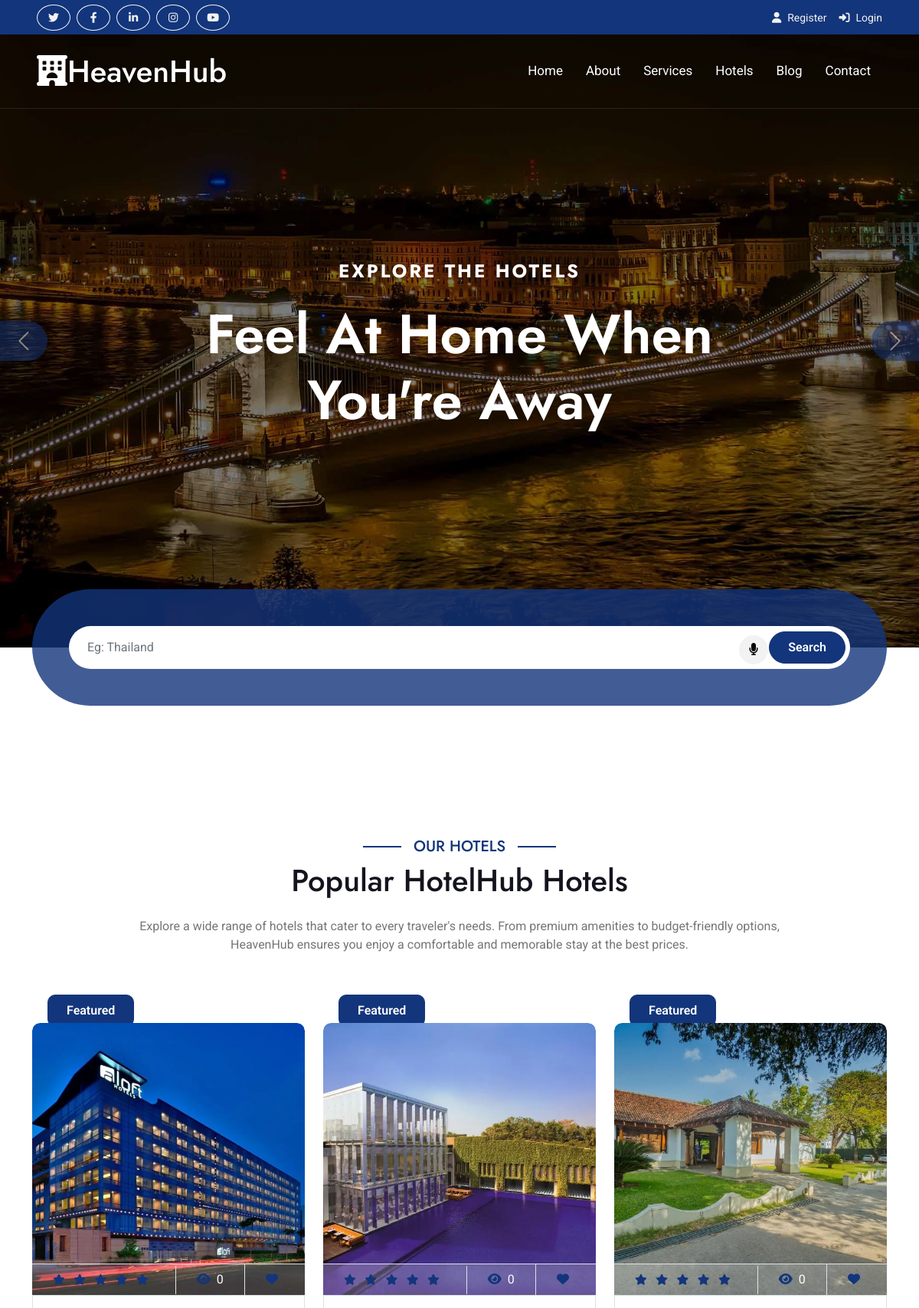
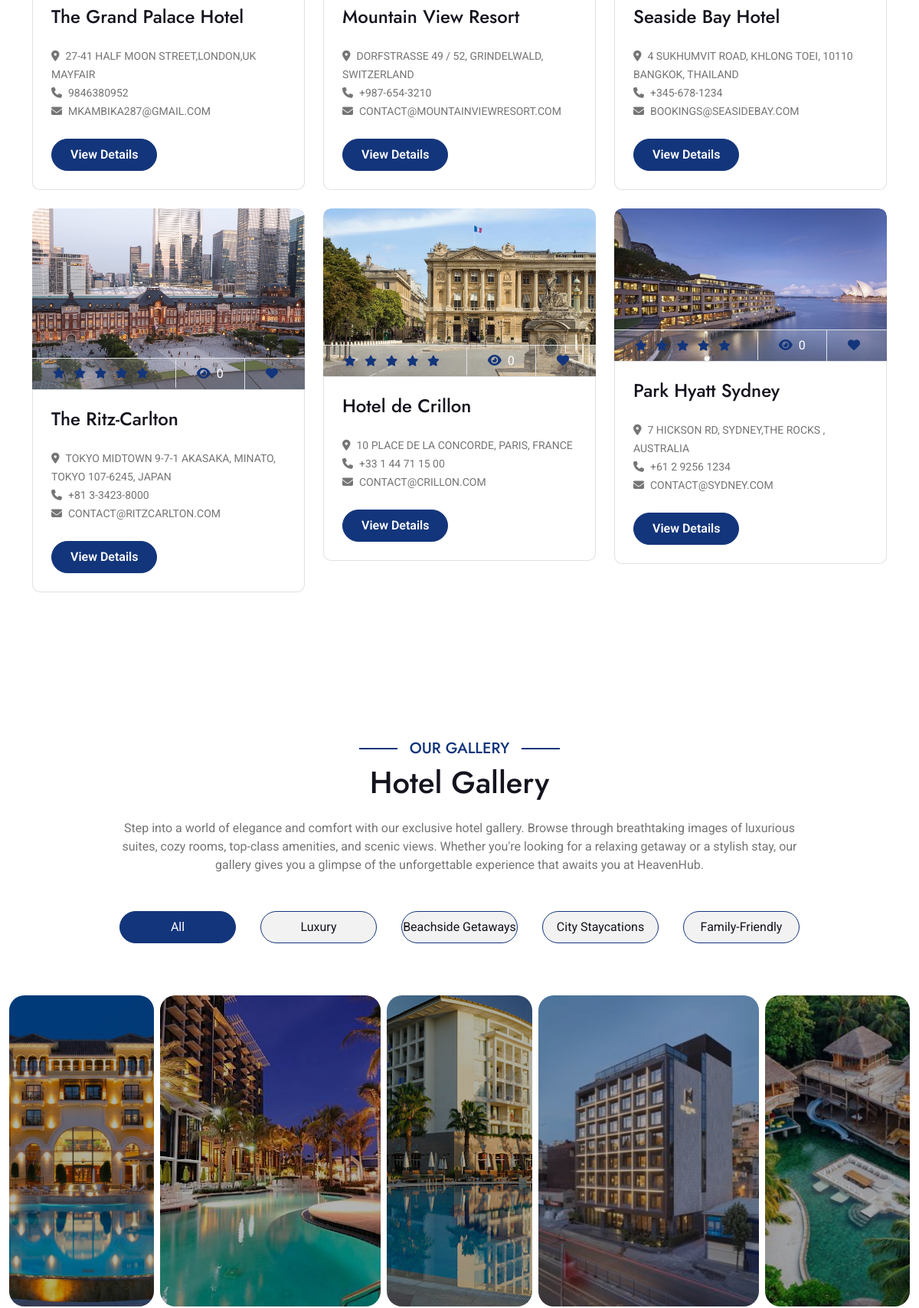
The page / (upper part) on the database its author committed (2 pictures, top to bottom).
### hotel/models.py (models this page shows, shortened)
class Hotel(models.Model):
    user = models.ForeignKey(User, on_delete=models.SET_NULL, null=True)
    name=models.CharField(max_length=100)
    description=CKEditor5Field(null=True,blank=True,config_name='extends')
    image=models.FileField(upload_to="hotel_gallery")
    address=models.CharField(max_length=200)
    mobile=models.CharField(max_length=200)
    email=models.EmailField(max_length=100)
    status=models.CharField(max_length=20,choices=HOTEL_STATUS,default="Live")
    tags=TaggableManager(blank=True)
    views=models.IntegerField(default=0)
    featured=models.BooleanField(default=False)
    hid=ShortUUIDField(unique=True,length=10,max_length=20,alphabet='abcdefghijklmnopqrstuvwxyz')
    slug=models.SlugField(unique=True)
    date=models.DateTimeField(auto_now_add=True)
    def hotel_gallery(self):
        return HotelGallery.objects.filter(hotel=self)

### hotel/views.py (the view)
# urls.py: path("",views.index,name="index"),
def index(request):
    hotels=Hotel.objects.filter(status="Live")
    context={
        'hotels':hotels
    }
    return render(request,"hotel/hotel.html",context)

### templates/hotel/hotel.html (shortened to what this page needs)
{% extends 'partials/base.html' %}
{% load static %}
{% block content %}
            <div class="carousel-header">
                <div id="carouselId" class="carousel slide" data-bs-ride="carousel">
                    <ol class="carousel-indicators">
                    </ol>
                    <div class="carousel-inner" role="listbox">
                        <div class="carousel-item active">
                            <img src="{% static 'img/header-slider-1.jpg' %}" class="img-fluid" alt="Image">
                            <div class="carousel-caption">
                                <div class="p-3" style="max-width: 900px;">
                                    <h4 class="text-white text-uppercase fw-bold mb-4" style="letter-spacing: 3px;">Explore The Hotels</h4>
                                    <h1 class="display-2 text-capitalize text-white mb-4">Feel at Home When You're Away</h1>
                                </div>
                            </div>
                        </div>
                    </div>
                    <button class="carousel-control-prev" type="button" data-bs-target="#carouselId" data-bs-slide="prev">
                        <span class="carousel-control-prev-icon btn bg-primary" aria-hidden="false"></span>
                    </button>
                    <button class="carousel-control-next" type="button" data-bs-target="#carouselId" data-bs-slide="next">
                        <span class="carousel-control-next-icon btn bg-primary" aria-hidden="false"></span>
                    </button>
                </div>
            </div>
        <div class="container-fluid search-bar position-relative" style="top: -50%; transform: translateY(-50%);">
            <div class="container">
                <form method="get" action="{% url 'hotel:search_hotels' %}">
                    <div class="position-relative rounded-pill w-100 mx-auto p-5" style="background: rgba(19, 53, 123, 0.8);" >
                        <input class="form-control border-0 rounded-pill w-100 py-3 ps-4 pe-5"
                               type="text" id="searchQuery" name="query" placeholder="Eg: Thailand">
                        <button type="submit" class="btn btn-primary rounded-pill py-2 px-4 position-absolute me-2"
                                style="top: 50%; right: 46px; transform: translateY(-50%);">Search</button>
                        <button type="button" class="btn btn-light rounded-circle position-absolute" style="position: relative; top:60px;right:155px;"
                                style="top: 50%; right: 120px; transform: translateY(-50%);"
                                onclick="startVoiceSearch()">
                            <i class="fa fa-microphone"></i>
                        </button>
                    </div>
                </form>
            </div>
        </div>
         <div class="container-fluid blog py-5">
            <div class="container py-5">
                <div class="mx-auto text-center mb-5" style="max-width: 900px;">
                    <h5 class="section-title px-3">Our Hotels</h5>
                    <h1 class="mb-4">Popular HotelHub Hotels</h1>
                    <p class="mb-0">Explore a wide range of hotels that cater to every traveler's needs. From premium amenities to budget-friendly options, HeavenHub ensures you enjoy a comfortable and memorable stay at the best prices.
                </div>
                <div class="row g-4 justify-content-center">
                    {% for hotel in hotels %}
                    <div class="col-lg-4 col-md-6">
                        <div class="blog-item">
                            {% if hotel.featured == True %}
                               <div class="btn btn-primary feature py-2 px-4" style="position: relative; top:5px; left:20px">Featured</div>
                            {% endif %}
                            <div class="blog-img">
                                <div class="blog-img-inner">
                                    <img class="img-fluid w-100 rounded-top" src="{{hotel.image.url}}" alt="Image">
                                </div>
                                <div class="blog-info d-flex align-items-center border border-start-0 border-end-0">
                                    <small class="flex-fill text-center border-end py-2">
                                        <i class="fa fa-star text-primary me-2"></i>
                                        <i class="fa fa-star text-primary me-2"></i>
                                        <i class="fa fa-star text-primary me-2"></i>
                                        <i class="fa fa-star text-primary me-2"></i>
                                        <i class="fa fa-star text-primary me-2"></i>
                                    </small>
                                    <a href="#" class="btn-hover flex-fill text-center text-white border-end py-2"><i class="fa fa-eye text-primary me-2"></i>{{hotel.views}}</a>
                                    <a href="#" class="btn-hover flex-fill text-center text-white py-2"><i class="fa fa-heart text-primary me-2"></i></a>
                                </div>
                            </div>
                            <div class="blog-content border border-top-0 rounded-bottom p-4">
                                <a href="#" class="h4">{{hotel.name}}</a><br><br>
                                <small class="text-uppercase"><i class="fa fa-map-marker-alt me-2"></i>{{hotel.address}}</small><br>
                                <small class="text-uppercase"><i class="fa fa-phone me-2"></i>{{hotel.mobile}}</small><br>
                                <small class="text-uppercase"><i class="fa fa-envelope me-2"></i>{{ hotel.email|lower }}</small><br><br>
                                <a href="{% url 'hotel:hotel_detail' hotel.slug %}" class="btn btn-primary rounded-pill py-2 px-4">View Details</a>
                            </div>
                        </div>
                    </div>
                    {% endfor %}
                </div>
            </div>
        </div>
        <div class="container-fluid gallery py-5 my-5">
            <div class="mx-auto text-center mb-5" style="max-width: 900px;">
                <h5 class="section-title px-3">Our Gallery</h5>
                <h1 class="mb-4">Hotel Gallery</h1>
                <p class="mb-0">Step into a world of elegance and comfort with our exclusive hotel gallery. Browse through breathtaking images of luxurious suites, cozy rooms, top-class amenities, and scenic views. Whether you're looking for a relaxing getaway or a stylish stay, our gallery gives you a glimpse of the unforgettable experience that awaits you at HeavenHub.
                </p>
            </div>
            <div class="tab-class text-center">
                <ul class="nav nav-pills d-inline-flex justify-content-center mb-5">
                    <li class="nav-item">
                        <a class="d-flex mx-3 py-2 border border-primary bg-light rounded-pill active" data-bs-toggle="pill" href="#GalleryTab-1">
                            <span class="text-dark" style="width: 150px;">All</span>
                        </a>
                    </li>
                    <li class="nav-item">
                        <a class="d-flex py-2 mx-3 border border-primary bg-light rounded-pill" data-bs-toggle="pill" href="#GalleryTab-2">
                            <span class="text-dark" style="width: 150px;">Luxury</span>
                        </a>
                    </li>
                    <li class="nav-item">
                        <a class="d-flex mx-3 py-2 border border-primary bg-light rounded-pill" data-bs-toggle="pill" href="#GalleryTab-3">
                            <span class="text-dark" style="width: 150px;">Beachside Getaways </span>
                        </a>
                    </li>
                    <li class="nav-item">
                        <a class="d-flex mx-3 py-2 border border-primary bg-light rounded-pill" data-bs-toggle="pill" href="#GalleryTab-4">
                            <span class="text-dark" style="width: 150px;">City Staycations</span>
                        </a>
                    </li>
                    <li class="nav-item">
                        <a class="d-flex mx-3 py-2 border border-primary bg-light rounded-pill" data-bs-toggle="pill" href="#GalleryTab-5">
                            <span class="text-dark" style="width: 150px;">Family-Friendly</span>
                        </a>
                    </li>
                </ul>
                <div class="tab-content">
                    <div id="GalleryTab-1" class="tab-pane fade show p-0 active">
                        <div class="row g-2">
                            <div class="col-sm-6 col-md-6 col-lg-4 col-xl-2">
                                <div class="gallery-item h-100">
                                    <img src="{% static 'img/hotel_1.jpg' %}" class="img-fluid w-100 h-100 rounded" alt="Image">
                                    <div class="gallery-content">
                                    </div>
                                </div>
                            </div>
                            <div class="col-sm-6 col-md-6 col-lg-4 col-xl-3">
                                <div class="gallery-item h-100">
                                    <img src="{% static 'img/hotel_2.jpg' %}" class="img-fluid w-100 h-100 rounded" alt="Image">
                                    <div class="gallery-content">
                                    </div>
                                </div>
                            </div>
                            <div class="col-sm-6 col-md-6 col-lg-4 col-xl-2">
                                <div class="gallery-item h-100">
                                    <img src="{% static 'img/hotel_3.jpg' %}" class="img-fluid w-100 h-100 rounded" alt="Image">
                                    <div class="gallery-content">
                                    </div>
                                </div>
                            </div>
                            <div class="col-sm-6 col-md-6 col-lg-4 col-xl-3">
                                <div class="gallery-item h-100">
                                    <img src="{% static 'img/hotel_4.jpg' %}" class="img-fluid w-100 h-100 rounded" alt="Image">
                                    <div class="gallery-content">
                                    </div>
                                </div>
                            </div>
                            <div class="col-sm-6 col-md-6 col-lg-4 col-xl-2">
                                <div class="gallery-item h-100">
                                    <img src="{% static 'img/hotel_5.jpg' %}" class="img-fluid w-100 h-100 rounded" alt="Image">
                                    <div class="gallery-content">
                                    </div>
                                </div>
                            </div>
                        </div>
                    </div>
                </div>
            </div>
        </div>
        {% endblock content %}

### static/css/style.css (style rules this page uses)
.btn { font-weight: 600; transition: .5s; }
.btn.btn-primary { box-shadow: inset 0 0 0 0 var(--bs-primary); }
.btn.btn-light { box-shadow: inset 0 0 0 0 var(--bs-primary); }
.btn-hover { transition: 0.5s; }
.section-title { position: relative; display: inline-block; text-transform: uppercase; color: var(--bs-primary); }
.section-title::before { content: ""; width: 50px; position: absolute; top: 50%; right: 0; transform: translateY(-50%); margin-right: -50px; border: 1px solid var(--bs-primary) !important; }
.section-title::after { content: ""; width: 50px; position: absolute; top: 50%; left: 0; transform: translateY(-50%); margin-left: -50px; border: 1px solid var(--bs-primary) !important; }
.carousel-header .carousel-control-prev, .carousel-header .carousel-control-next { background: transparent; }
.carousel-header .carousel-control-prev .carousel-control-prev-icon { position: absolute; top: 50%; left: 0; transform: translateY(-50%); padding: 25px 30px; border-top-left-radius: 0; border-top-right-radius: 50px; border-bottom-left-radius: 0; border-bottom-right-radius: 50px; background-size: 60% 60%; }
.carousel-header .carousel-control-next .carousel-control-next-icon { position: absolute; top: 50%; right: 0; transform: translateY(-50%); padding: 25px 30px; border-top-left-radius: 50px; border-top-right-radius: 0; border-bottom-left-radius: 50px; border-bottom-right-radius: 0; background-size: 60% 60%; }
.carousel-header .carousel-inner .carousel-item { position: relative; min-height: 100vh }
.carousel-header .carousel-inner .carousel-item img { position: absolute; width: 100%; height: 100%; object-fit: cover; }
.carousel-header .carousel-inner .carousel-item .carousel-caption { position: absolute; width: 100%; height: 100%; top: 0; left: 0; padding-top: 60px; display: flex; align-items: center; justify-content: center; text-align: center; background: linear-gradient(rgba(0, 0, 0, .5), rgba(0, 0, 0, 0.5)); background-size: cover; }
.gallery .gallery-item { position: relative; overflow: hidden; border-radius: 20px; }
.gallery .gallery-item img { min-height: 300px; object-fit: cover; }
.gallery .gallery-item .gallery-content { position: absolute; width: 100%; height: 100%; bottom: 0; left: 0; padding: 15px; background: rgba(0, 0, 0, 0.3); border-radius: 10px; display: flex; flex-direction: column; justify-content: end; transition: 0.5s; }
.gallery .gallery-item img { transition: 0.5s; }
.gallery .tab-class .nav-item { padding: 0 0 20px 0; }
.gallery .tab-class .nav-item a.active { background: var(--bs-primary) !important; }
.gallery .tab-class .nav-item a.active span { color: var(--bs-white) !important; }
.blog .blog-item .blog-img { position: relative; }
.blog .blog-item .blog-img .blog-info { position: absolute; width: 100%; left: 0; bottom: 0; display: flex; background: rgba(255, 255, 255, .2); color: var(--bs-white); }
.blog .blog-item .blog-img .blog-img-inner { position: relative; border-top-right-radius: 10px; border-top-left-radius: 10px; }
.blog .blog-item .blog-img .blog-img-inner { overflow: hidden; }
.blog .blog-item .blog-img .blog-img-inner img { transition: 0.5s; }

### rows shown on the page
Hotel: featured "Featured", image (picture), views "0", name "The Grand Palace Hotel", address "27-41 HALF MOON STREET,LONDON,UK MAYFAIR", mobile "9846380952", email "MKAMBIKA287@GMAIL.COM"
Hotel: featured "Featured", image (picture), views "0", name "Mountain View Resort", address "DORFSTRASSE 49 / 52, GRINDELWALD, SWITZERLAND", mobile "+987-654-3210", email "CONTACT@MOUNTAINVIEWRESORT.COM"
Hotel: featured "Featured", image (picture), views "0", name "Seaside Bay Hotel", address "4 SUKHUMVIT ROAD, KHLONG TOEI, 10110 BANGKOK, THAILAND", mobile "+345-678-1234", email "BOOKINGS@SEASIDEBAY.COM"
Hotel: image (picture), views "0", name "The Ritz-Carlton", address "TOKYO MIDTOWN 9-7-1 AKASAKA, MINATO, TOKYO 107-6245, JAPAN", mobile "+81 3-3423-8000", email "CONTACT@RITZCARLTON.COM"
Hotel: image (picture), views "0", name "Hotel de Crillon", address "10 PLACE DE LA CONCORDE, PARIS, FRANCE", mobile "+33 1 44 71 15 00", email "CONTACT@CRILLON.COM"
Hotel: image (picture), views "0", name "Park Hyatt Sydney", address "7 HICKSON RD, SYDNEY,THE ROCKS , AUSTRALIA", mobile "+61 2 9256 1234", email "CONTACT@SYDNEY.COM"
